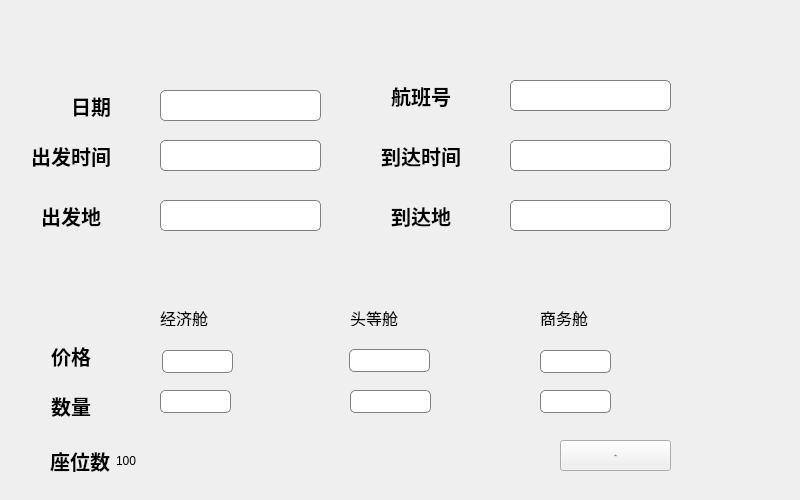
<?xml version="1.0" encoding="UTF-8"?>
<ui version="4.0">
 <class>flight_add</class>
 <widget class="QWidget" name="flight_add">
  <property name="geometry">
   <rect>
    <x>0</x>
    <y>0</y>
    <width>800</width>
    <height>500</height>
   </rect>
  </property>
  <property name="windowTitle">
   <string>添加航班</string>
  </property>
  <property name="styleSheet">
   <string notr="true"/>
  </property>
  <widget class="QLabel" name="label">
   <property name="geometry">
    <rect>
     <x>0</x>
     <y>-5</y>
     <width>801</width>
     <height>511</height>
    </rect>
   </property>
   <property name="styleSheet">
    <string notr="true">background-image: url(:/Imageres/airBg.jpeg);</string>
   </property>
   <property name="text">
    <string/>
   </property>
  </widget>
  <widget class="QLineEdit" name="firstPrice">
   <property name="geometry">
    <rect>
     <x>349</x>
     <y>349</y>
     <width>81</width>
     <height>23</height>
    </rect>
   </property>
   <property name="font">
    <font>
     <family>幼圆</family>
     <pointsize>14</pointsize>
    </font>
   </property>
   <property name="styleSheet">
    <string notr="true">border: 1px solid gray; border-radius: 5px; padding: 2px;
</string>
   </property>
   <property name="alignment">
    <set>Qt::AlignmentFlag::AlignCenter</set>
   </property>
  </widget>
  <widget class="QLineEdit" name="flightDate">
   <property name="geometry">
    <rect>
     <x>160</x>
     <y>90</y>
     <width>161</width>
     <height>31</height>
    </rect>
   </property>
   <property name="font">
    <font>
     <family>幼圆</family>
     <pointsize>14</pointsize>
    </font>
   </property>
   <property name="styleSheet">
    <string notr="true">border: 1px solid gray; border-radius: 5px; padding: 2px;
</string>
   </property>
   <property name="alignment">
    <set>Qt::AlignmentFlag::AlignLeading|Qt::AlignmentFlag::AlignLeft|Qt::AlignmentFlag::AlignVCenter</set>
   </property>
  </widget>
  <widget class="QLineEdit" name="flightNumber">
   <property name="geometry">
    <rect>
     <x>510</x>
     <y>80</y>
     <width>161</width>
     <height>31</height>
    </rect>
   </property>
   <property name="font">
    <font>
     <family>幼圆</family>
     <pointsize>14</pointsize>
    </font>
   </property>
   <property name="styleSheet">
    <string notr="true">border: 1px solid gray; border-radius: 5px; padding: 2px;
</string>
   </property>
   <property name="alignment">
    <set>Qt::AlignmentFlag::AlignLeading|Qt::AlignmentFlag::AlignLeft|Qt::AlignmentFlag::AlignVCenter</set>
   </property>
  </widget>
  <widget class="QLabel" name="label_15">
   <property name="geometry">
    <rect>
     <x>370</x>
     <y>140</y>
     <width>91</width>
     <height>31</height>
    </rect>
   </property>
   <property name="font">
    <font>
     <family>幼圆</family>
     <pointsize>15</pointsize>
     <bold>true</bold>
    </font>
   </property>
   <property name="styleSheet">
    <string notr="true">QLabel {
    background-color: rgba(0, 0, 0, 0); /* 使用rgba颜色模式，最后一个参数0表示完全透明 */
}</string>
   </property>
   <property name="text">
    <string>到达时间</string>
   </property>
   <property name="alignment">
    <set>Qt::AlignmentFlag::AlignRight|Qt::AlignmentFlag::AlignTrailing|Qt::AlignmentFlag::AlignVCenter</set>
   </property>
  </widget>
  <widget class="QLineEdit" name="businessNum">
   <property name="geometry">
    <rect>
     <x>540</x>
     <y>390</y>
     <width>71</width>
     <height>23</height>
    </rect>
   </property>
   <property name="font">
    <font>
     <family>幼圆</family>
     <pointsize>14</pointsize>
    </font>
   </property>
   <property name="styleSheet">
    <string notr="true">border: 1px solid gray; border-radius: 5px; padding: 2px;
</string>
   </property>
   <property name="alignment">
    <set>Qt::AlignmentFlag::AlignCenter</set>
   </property>
  </widget>
  <widget class="QPushButton" name="ReturnBtn">
   <property name="geometry">
    <rect>
     <x>30</x>
     <y>20</y>
     <width>31</width>
     <height>31</height>
    </rect>
   </property>
   <property name="font">
    <font>
     <pointsize>14</pointsize>
     <italic>true</italic>
     <bold>true</bold>
     <underline>true</underline>
    </font>
   </property>
   <property name="styleSheet">
    <string notr="true">QPushButton#ReturnBtn{
	image: url(:/Image/Imageres/back.png);
    background: transparent; /* 背景透明 */
    border: none; /* 移除边框 */
}</string>
   </property>
   <property name="text">
    <string/>
   </property>
  </widget>
  <widget class="QLabel" name="label_11">
   <property name="geometry">
    <rect>
     <x>20</x>
     <y>90</y>
     <width>91</width>
     <height>31</height>
    </rect>
   </property>
   <property name="font">
    <font>
     <family>幼圆</family>
     <pointsize>15</pointsize>
     <bold>true</bold>
    </font>
   </property>
   <property name="text">
    <string>日期</string>
   </property>
   <property name="alignment">
    <set>Qt::AlignmentFlag::AlignRight|Qt::AlignmentFlag::AlignTrailing|Qt::AlignmentFlag::AlignVCenter</set>
   </property>
  </widget>
  <widget class="QLineEdit" name="economyNum">
   <property name="geometry">
    <rect>
     <x>160</x>
     <y>390</y>
     <width>71</width>
     <height>23</height>
    </rect>
   </property>
   <property name="font">
    <font>
     <family>幼圆</family>
     <pointsize>14</pointsize>
    </font>
   </property>
   <property name="styleSheet">
    <string notr="true">border: 1px solid gray; border-radius: 5px; padding: 2px;
</string>
   </property>
   <property name="alignment">
    <set>Qt::AlignmentFlag::AlignLeading|Qt::AlignmentFlag::AlignLeft|Qt::AlignmentFlag::AlignVCenter</set>
   </property>
  </widget>
  <widget class="QLabel" name="label_7">
   <property name="geometry">
    <rect>
     <x>30</x>
     <y>200</y>
     <width>71</width>
     <height>31</height>
    </rect>
   </property>
   <property name="font">
    <font>
     <family>幼圆</family>
     <pointsize>15</pointsize>
     <bold>true</bold>
    </font>
   </property>
   <property name="text">
    <string>出发地</string>
   </property>
   <property name="alignment">
    <set>Qt::AlignmentFlag::AlignRight|Qt::AlignmentFlag::AlignTrailing|Qt::AlignmentFlag::AlignVCenter</set>
   </property>
  </widget>
  <widget class="QLineEdit" name="firstNum">
   <property name="geometry">
    <rect>
     <x>350</x>
     <y>390</y>
     <width>81</width>
     <height>23</height>
    </rect>
   </property>
   <property name="font">
    <font>
     <family>幼圆</family>
     <pointsize>14</pointsize>
    </font>
   </property>
   <property name="styleSheet">
    <string notr="true">border: 1px solid gray; border-radius: 5px; padding: 2px;
</string>
   </property>
   <property name="alignment">
    <set>Qt::AlignmentFlag::AlignCenter</set>
   </property>
  </widget>
  <widget class="QLabel" name="label_4">
   <property name="geometry">
    <rect>
     <x>50</x>
     <y>340</y>
     <width>41</width>
     <height>31</height>
    </rect>
   </property>
   <property name="font">
    <font>
     <family>幼圆</family>
     <pointsize>15</pointsize>
     <bold>true</bold>
    </font>
   </property>
   <property name="text">
    <string>价格</string>
   </property>
   <property name="alignment">
    <set>Qt::AlignmentFlag::AlignRight|Qt::AlignmentFlag::AlignTrailing|Qt::AlignmentFlag::AlignVCenter</set>
   </property>
  </widget>
  <widget class="QLineEdit" name="businessPrice">
   <property name="geometry">
    <rect>
     <x>540</x>
     <y>350</y>
     <width>71</width>
     <height>23</height>
    </rect>
   </property>
   <property name="font">
    <font>
     <family>幼圆</family>
     <pointsize>14</pointsize>
    </font>
   </property>
   <property name="styleSheet">
    <string notr="true">border: 1px solid gray; border-radius: 5px; padding: 2px;
</string>
   </property>
   <property name="alignment">
    <set>Qt::AlignmentFlag::AlignCenter</set>
   </property>
  </widget>
  <widget class="QLabel" name="label_17">
   <property name="geometry">
    <rect>
     <x>360</x>
     <y>80</y>
     <width>91</width>
     <height>31</height>
    </rect>
   </property>
   <property name="font">
    <font>
     <family>幼圆</family>
     <pointsize>15</pointsize>
     <bold>true</bold>
    </font>
   </property>
   <property name="text">
    <string>航班号</string>
   </property>
   <property name="alignment">
    <set>Qt::AlignmentFlag::AlignRight|Qt::AlignmentFlag::AlignTrailing|Qt::AlignmentFlag::AlignVCenter</set>
   </property>
  </widget>
  <widget class="QLineEdit" name="time">
   <property name="geometry">
    <rect>
     <x>160</x>
     <y>140</y>
     <width>161</width>
     <height>31</height>
    </rect>
   </property>
   <property name="font">
    <font>
     <family>幼圆</family>
     <pointsize>14</pointsize>
    </font>
   </property>
   <property name="styleSheet">
    <string notr="true">border: 1px solid gray; border-radius: 5px; padding: 2px;
</string>
   </property>
   <property name="alignment">
    <set>Qt::AlignmentFlag::AlignLeading|Qt::AlignmentFlag::AlignLeft|Qt::AlignmentFlag::AlignVCenter</set>
   </property>
  </widget>
  <widget class="QLabel" name="label_18">
   <property name="geometry">
    <rect>
     <x>50</x>
     <y>390</y>
     <width>41</width>
     <height>31</height>
    </rect>
   </property>
   <property name="font">
    <font>
     <family>幼圆</family>
     <pointsize>15</pointsize>
     <bold>true</bold>
    </font>
   </property>
   <property name="text">
    <string>数量</string>
   </property>
   <property name="alignment">
    <set>Qt::AlignmentFlag::AlignRight|Qt::AlignmentFlag::AlignTrailing|Qt::AlignmentFlag::AlignVCenter</set>
   </property>
  </widget>
  <widget class="QLineEdit" name="arrivalTime">
   <property name="geometry">
    <rect>
     <x>510</x>
     <y>140</y>
     <width>161</width>
     <height>31</height>
    </rect>
   </property>
   <property name="font">
    <font>
     <family>幼圆</family>
     <pointsize>14</pointsize>
    </font>
   </property>
   <property name="styleSheet">
    <string notr="true">border: 1px solid gray; border-radius: 5px; padding: 2px;
</string>
   </property>
   <property name="alignment">
    <set>Qt::AlignmentFlag::AlignLeading|Qt::AlignmentFlag::AlignLeft|Qt::AlignmentFlag::AlignVCenter</set>
   </property>
  </widget>
  <widget class="QLineEdit" name="economyPrice">
   <property name="geometry">
    <rect>
     <x>162</x>
     <y>350</y>
     <width>71</width>
     <height>23</height>
    </rect>
   </property>
   <property name="font">
    <font>
     <family>幼圆</family>
     <pointsize>14</pointsize>
    </font>
   </property>
   <property name="styleSheet">
    <string notr="true">border: 1px solid gray; border-radius: 5px; padding: 2px;
</string>
   </property>
   <property name="alignment">
    <set>Qt::AlignmentFlag::AlignCenter</set>
   </property>
  </widget>
  <widget class="QLineEdit" name="takeoffCity">
   <property name="geometry">
    <rect>
     <x>160</x>
     <y>200</y>
     <width>161</width>
     <height>31</height>
    </rect>
   </property>
   <property name="font">
    <font>
     <family>幼圆</family>
     <pointsize>14</pointsize>
    </font>
   </property>
   <property name="styleSheet">
    <string notr="true">border: 1px solid gray; border-radius: 5px; padding: 2px;
</string>
   </property>
   <property name="alignment">
    <set>Qt::AlignmentFlag::AlignLeading|Qt::AlignmentFlag::AlignLeft|Qt::AlignmentFlag::AlignVCenter</set>
   </property>
  </widget>
  <widget class="QLineEdit" name="arrivalCity">
   <property name="geometry">
    <rect>
     <x>510</x>
     <y>200</y>
     <width>161</width>
     <height>31</height>
    </rect>
   </property>
   <property name="font">
    <font>
     <family>幼圆</family>
     <pointsize>14</pointsize>
    </font>
   </property>
   <property name="styleSheet">
    <string notr="true">border: 1px solid gray; border-radius: 5px; padding: 2px;
</string>
   </property>
   <property name="alignment">
    <set>Qt::AlignmentFlag::AlignLeading|Qt::AlignmentFlag::AlignLeft|Qt::AlignmentFlag::AlignVCenter</set>
   </property>
  </widget>
  <widget class="QPushButton" name="pushButton">
   <property name="geometry">
    <rect>
     <x>560</x>
     <y>440</y>
     <width>111</width>
     <height>31</height>
    </rect>
   </property>
   <property name="font">
    <font>
     <family>幼圆</family>
     <pointsize>-1</pointsize>
    </font>
   </property>
   <property name="styleSheet">
    <string notr="true">QPushButton{border-radius:4px;background:#409eff;color:white;font-size:14px}
QPushButton:hover {
         background-color: #ADD8E6;&quot;        /* 悬停时背景颜色 */
        }</string>
   </property>
   <property name="text">
    <string>添加</string>
   </property>
   <property name="icon">
    <iconset theme="audio-card"/>
   </property>
   <property name="checkable">
    <bool>false</bool>
   </property>
   <property name="checked">
    <bool>false</bool>
   </property>
   <property name="autoDefault">
    <bool>false</bool>
   </property>
   <property name="default">
    <bool>false</bool>
   </property>
  </widget>
  <widget class="QLabel" name="label_14">
   <property name="geometry">
    <rect>
     <x>20</x>
     <y>140</y>
     <width>91</width>
     <height>31</height>
    </rect>
   </property>
   <property name="font">
    <font>
     <family>幼圆</family>
     <pointsize>15</pointsize>
     <bold>true</bold>
    </font>
   </property>
   <property name="text">
    <string>出发时间</string>
   </property>
   <property name="alignment">
    <set>Qt::AlignmentFlag::AlignRight|Qt::AlignmentFlag::AlignTrailing|Qt::AlignmentFlag::AlignVCenter</set>
   </property>
  </widget>
  <widget class="QLabel" name="label_9">
   <property name="geometry">
    <rect>
     <x>380</x>
     <y>200</y>
     <width>71</width>
     <height>31</height>
    </rect>
   </property>
   <property name="font">
    <font>
     <family>幼圆</family>
     <pointsize>15</pointsize>
     <bold>true</bold>
    </font>
   </property>
   <property name="styleSheet">
    <string notr="true">QLabel {
    background-color: transparent;
}</string>
   </property>
   <property name="text">
    <string>到达地</string>
   </property>
   <property name="alignment">
    <set>Qt::AlignmentFlag::AlignRight|Qt::AlignmentFlag::AlignTrailing|Qt::AlignmentFlag::AlignVCenter</set>
   </property>
  </widget>
  <widget class="QLabel" name="label_2">
   <property name="geometry">
    <rect>
     <x>160</x>
     <y>310</y>
     <width>71</width>
     <height>16</height>
    </rect>
   </property>
   <property name="font">
    <font>
     <pointsize>12</pointsize>
    </font>
   </property>
   <property name="text">
    <string>经济舱</string>
   </property>
  </widget>
  <widget class="QLabel" name="label_6">
   <property name="geometry">
    <rect>
     <x>350</x>
     <y>310</y>
     <width>91</width>
     <height>16</height>
    </rect>
   </property>
   <property name="font">
    <font>
     <pointsize>12</pointsize>
    </font>
   </property>
   <property name="text">
    <string>头等舱</string>
   </property>
  </widget>
  <widget class="QLabel" name="label_8">
   <property name="geometry">
    <rect>
     <x>540</x>
     <y>310</y>
     <width>71</width>
     <height>16</height>
    </rect>
   </property>
   <property name="font">
    <font>
     <pointsize>12</pointsize>
    </font>
   </property>
   <property name="text">
    <string>商务舱</string>
   </property>
  </widget>
  <widget class="QWidget" name="layoutWidget">
   <property name="geometry">
    <rect>
     <x>50</x>
     <y>450</y>
     <width>93</width>
     <height>22</height>
    </rect>
   </property>
   <layout class="QHBoxLayout" name="horizontalLayout">
    <item>
     <widget class="QLabel" name="label_5">
      <property name="font">
       <font>
        <family>幼圆</family>
        <pointsize>15</pointsize>
        <bold>true</bold>
       </font>
      </property>
      <property name="text">
       <string>座位数</string>
      </property>
      <property name="alignment">
       <set>Qt::AlignmentFlag::AlignRight|Qt::AlignmentFlag::AlignTrailing|Qt::AlignmentFlag::AlignVCenter</set>
      </property>
     </widget>
    </item>
    <item>
     <widget class="QLabel" name="label_3">
      <property name="styleSheet">
       <string notr="true">image: url(:/new/prefix1/icon.8.png);</string>
      </property>
      <property name="text">
       <string>100</string>
      </property>
     </widget>
    </item>
   </layout>
  </widget>
 </widget>
 <resources/>
 <connections/>
</ui>
